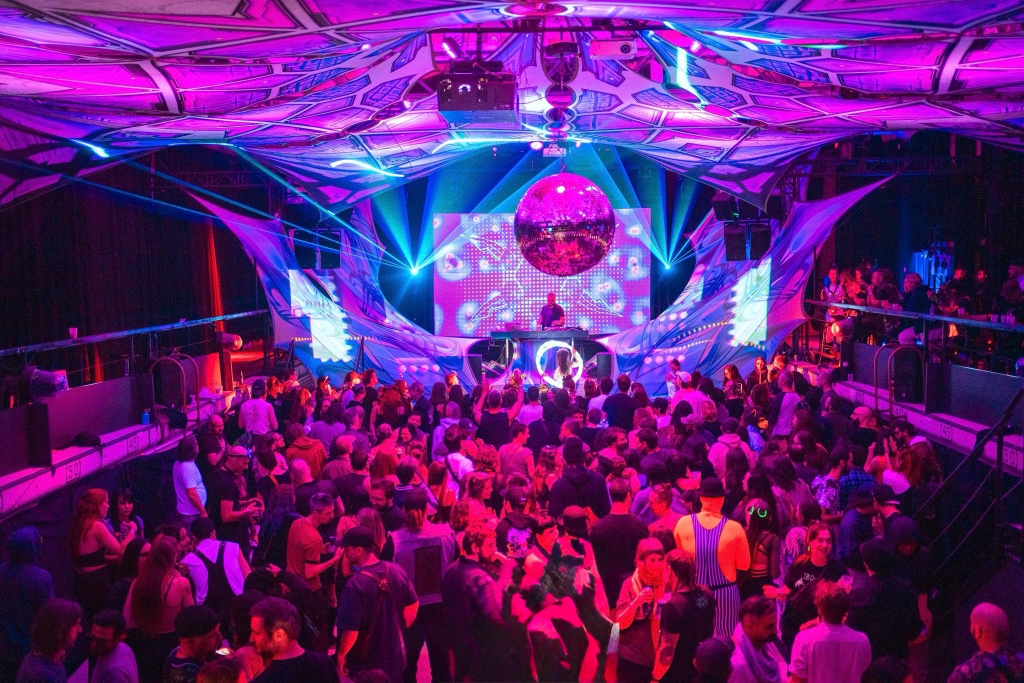
#> input picture docs/presskit-2027/photos/stage-crowd.jpg, 2048 x 1366 px (shown at 1/2 size)
$ python prep_images.py
#> lines starting #> are read from the running program, lines starting #| are printed output that depends on the picture
"""
Images du press kit 2027, revision 2 (six pages) : JPEG qualite 82, la
definition utile pour 300 ppp a la taille d'affichage et pas plus (jamais
d'agrandissement : la source fixe le plafond). sRGB, sans filtre, sans
grain, sans vignettage : un recadrage, rien d'autre.

Sources : docs/presskit-2027/photos/ (les originaux retenus, reduits a
3000 px, depuis le dossier Drive "Maudite Machine PressKit & Techrider /
Photos" et public/press/), et les pochettes de public/press/covers/.

Recadrage : le plus grand rectangle au format voulu, centre sur un point
d'interet (fx, fy en fraction de la source), borne a l'image.

Usage : python prep_images.py   (pillow)
"""
import os

from PIL import Image

HERE = os.path.dirname(os.path.abspath(__file__))
ROOT = os.path.abspath(os.path.join(HERE, "..", ".."))
SRC = os.path.join(HERE, "photos")
COVERS = os.path.join(ROOT, "public", "press", "covers")
OUT = os.path.join(HERE, "img")
MM = 300 / 25.4

# sortie, source, point d'interet (fx, fy), taille d'affichage (mm)
PHOTOS = [
    # 1. couverture : la salle pleine, la scene au fond
    ("p1-stage-crowd.jpg", "stage-crowd.jpg", (0.5, 0.5), (210, 122)),
    # 2. parcours : le portrait couleur en lumiere rose
    ("p2-portrait.jpg", "portrait-pink.jpg", (0.5, 0.27), (70, 93)),
    ("p2-wide.jpg", "booth-trails.jpg", (0.55, 0.45), (182, 104)),
    # 3. le son : la cabine en grand, puis les deux formats
    ("p3-booth.jpg", "booth-blue-fist.jpg", (0.62, 0.42), (182, 122)),
    ("p3-dj.jpg", "booth-orange.jpg", (0.5, 0.42), (44, 66)),
    ("p3-live.jpg", "live-ledwall.jpg", (0.62, 0.55), (44, 66)),
    # 4. dates : la foule vue de la cabine, puis deux scenes
    ("p4-crowd.jpg", "booth-crowd-ring.jpg", (0.55, 0.55), (182, 60)),
    ("p4-day.jpg", "booth-daylight.jpg", (0.42, 0.42), (89, 46)),
    ("p4-flare.jpg", "booth-flare.jpg", (0.55, 0.5), (89, 46)),
    # 5. ecoute : la cabine sous le faisceau
    ("p5-booth.jpg", "booth-blue-beam.jpg", (0.42, 0.5), (182, 88)),
    # 6. technique et contact : le portrait noir et blanc, en vignette
    ("p6-portrait-bw.jpg", "portrait-bw.jpg", (0.5, 0.4), (19, 25)),
]

COVER_MM = 22.5
COVER_FILES = [
    ("voodoo", "Voodoo.webp"),
    ("limbos", "Limbos.webp"),
    ("syncbutton", "SyncButton.webp"),
    ("kouklikou", "Kouklikou.webp"),
    ("anarchic", "Anarchic.webp"),
    ("autopsynth", "Autopsynth.webp"),
    ("backontrack", "BackOnTrack.webp"),
    ("nocturne", "Nocturne.webp"),
    ("coagule", "Coagule.webp"),
    ("richie", "Richie.webp"),
    ("taticardi", "Tati Cardi.webp"),
    ("dramaqueen", "Drama Queen 1.webp"),
    ("discowriders", "Discowriders.webp"),
]


def crop_focus(im, aspect, fx, fy):
    """Le plus grand rectangle au format aspect (l / h), centre sur (fx, fy), dans l'image."""
    w, h = im.size
    if w / h > aspect:
        cw, ch = round(h * aspect), h
    else:
        cw, ch = w, round(w / aspect)
    x0 = min(max(round(fx * w - cw / 2), 0), w - cw)
    y0 = min(max(round(fy * h - ch / 2), 0), h - ch)
    return im.crop((x0, y0, x0 + cw, y0 + ch))


def save(im, name, wmm, hmm):
    w = min(im.width, round(wmm * MM))
    h = round(w * hmm / wmm)
    im = im.resize((w, h), Image.LANCZOS)
    path = os.path.join(OUT, name)
    im.save(path, "JPEG", quality=82, dpi=(300, 300), optimize=True)
    ppi = w / (wmm / 25.4)
    print(f"{name:22s} {w:5d} x {h:<5d} {ppi:4.0f} ppp  {os.path.getsize(path) // 1024:4d} Ko")


os.makedirs(OUT, exist_ok=True)
for f in os.listdir(OUT):
    os.remove(os.path.join(OUT, f))
#> pass 2 of the loop `for f in os.listdir(OUT):`:
#> pass 3 of the loop `for f in os.listdir(OUT):`:
for name, src, (fx, fy), (wmm, hmm) in PHOTOS:
    im = Image.open(os.path.join(SRC, src)).convert("RGB")
#> im is the input picture: PIL image 2048x1366 RGB; mean R, G, B 99.4, 31.7, 118.9
    save(crop_focus(im, wmm / hmm, fx, fy), name, wmm, hmm)
#> in crop_focus, `return im.crop((x0, y0, x0 + cw, y0 + ch))`:
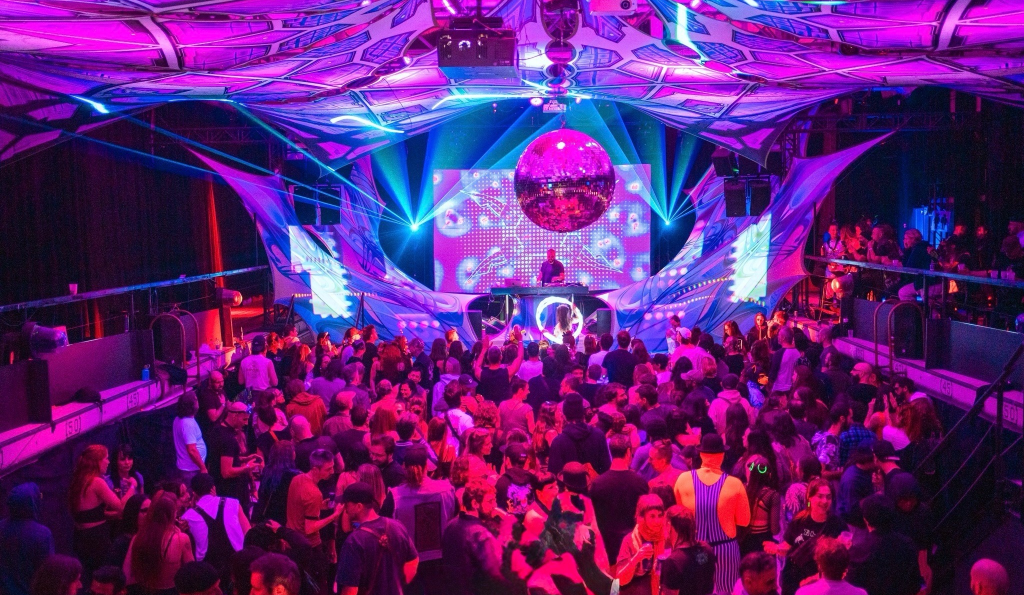
#> returned value: PIL image 2048x1190 RGB (shown at 1/2 size); mean R, G, B 98, 32.9, 118.8
#> in save, `w = min(im.width, round(wmm * MM))`: w = 2048
#> in save, `h = round(w * hmm / wmm)`: h = 1190
#> in save, `ppi = w / (wmm / 25.4)`: ppi = 247.7
#| p1-stage-crowd.jpg      2048 x 1190   248 ppp   549 Ko
#> pass 2 of the loop `for name, src, (fx, fy), (wmm, hmm) in PHOTOS:`:
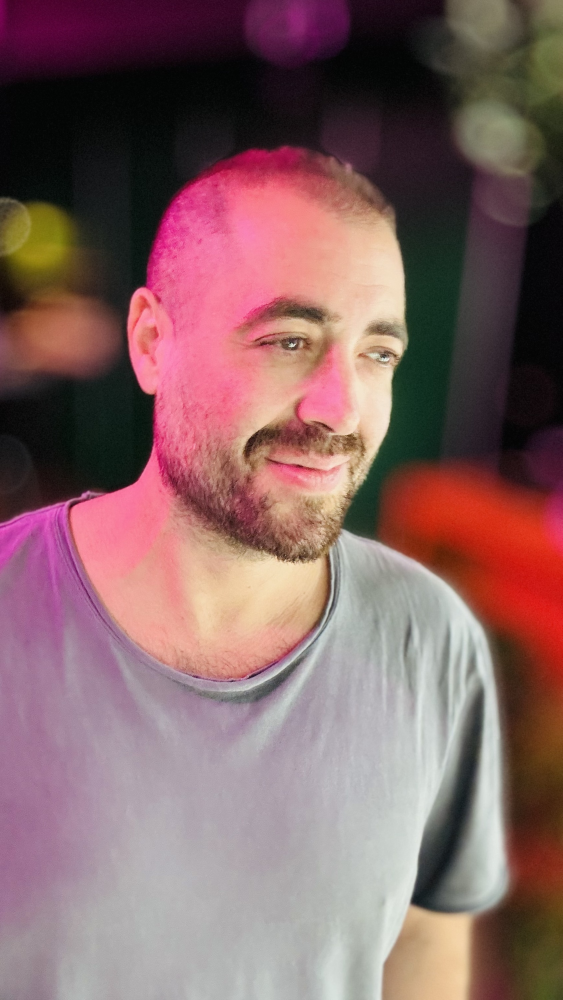
#> input picture docs/presskit-2027/photos/portrait-pink.jpg, 1688 x 3000 px (shown at 1/3 size)
#> im is the input picture: PIL image 1688x3000 RGB; mean R, G, B 134.1, 101.2, 101.9
#> in crop_focus (call 2), `return im.crop((x0, y0, x0 + cw, y0 + ch))`:
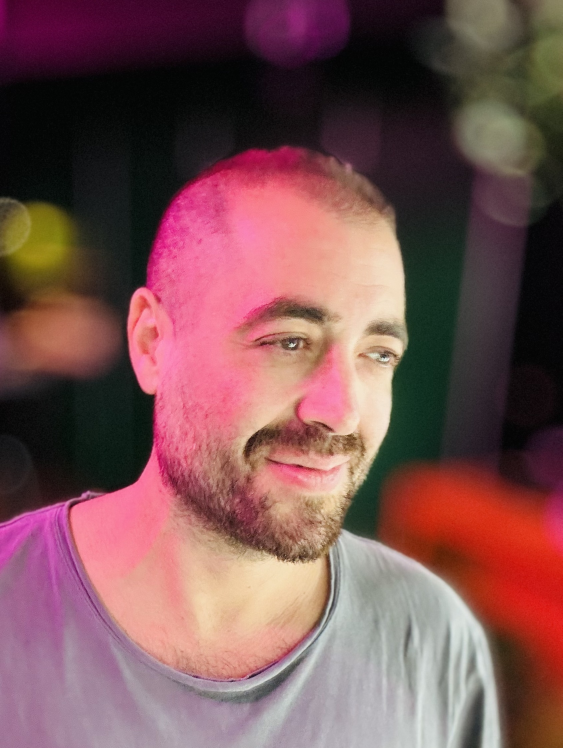
#> returned value: PIL image 1688x2243 RGB (shown at 1/3 size); mean R, G, B 124.1, 84, 85.1
#> in save (call 2), `w = min(im.width, round(wmm * MM))`: w = 827
#> in save (call 2), `h = round(w * hmm / wmm)`: h = 1099
#> in save (call 2), `im = im.resize((w, h), Image.LANCZOS)`:
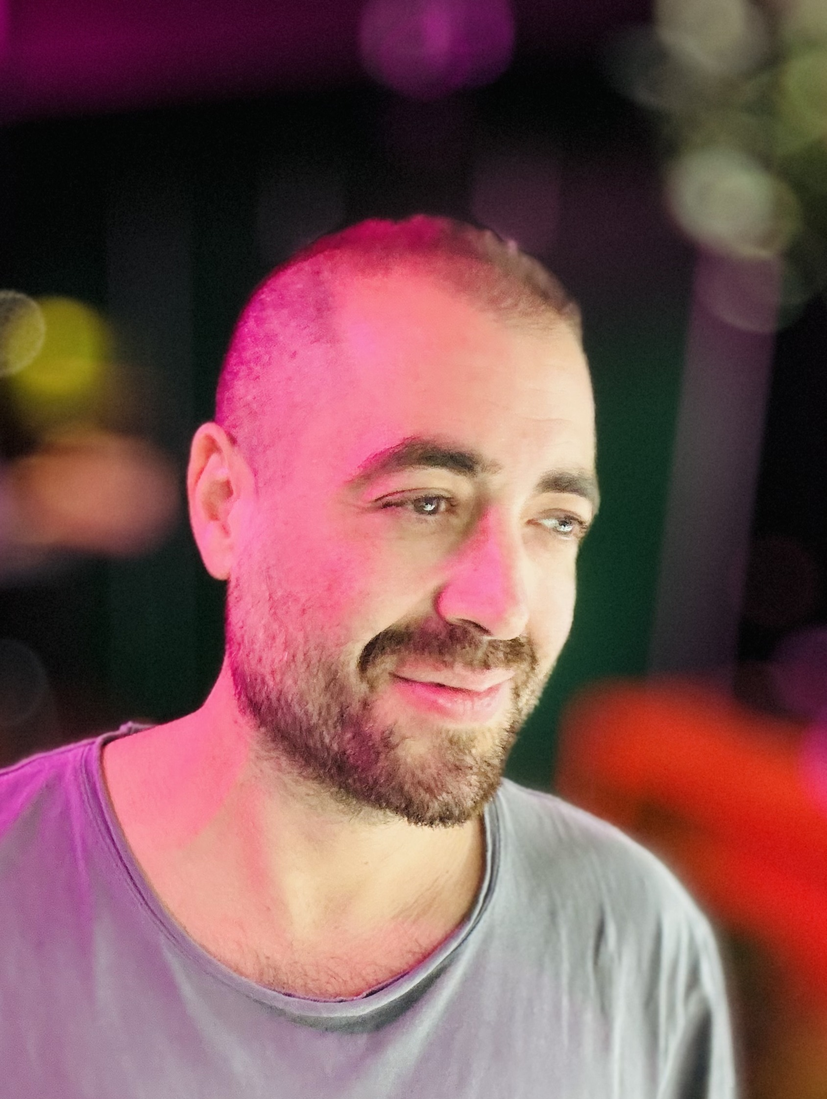
#> im: PIL image 827x1099 RGB; mean R, G, B 124.1, 84, 85.1
#> ppi = 300.1
#| p2-portrait.jpg          827 x 1099   300 ppp    99 Ko
#> pass 3 of the loop `for name, src, (fx, fy), (wmm, hmm) in PHOTOS:`:
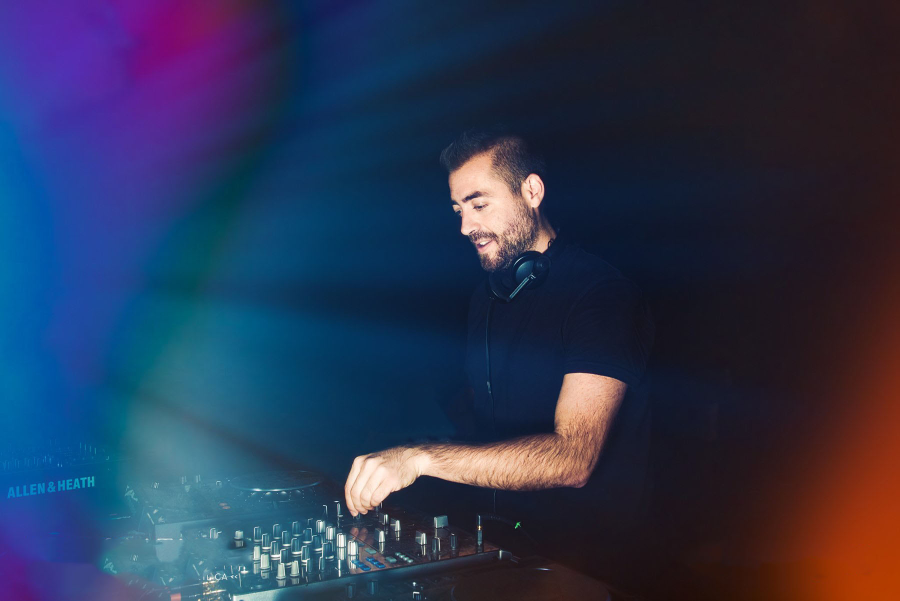
#> input picture docs/presskit-2027/photos/booth-trails.jpg, 1799 x 1201 px (shown at 1/2 size)
#> im is the input picture: PIL image 1799x1201 RGB; mean R, G, B 42.8, 53.3, 81.5
#> in crop_focus (call 3), `return im.crop((x0, y0, x0 + cw, y0 + ch))`:
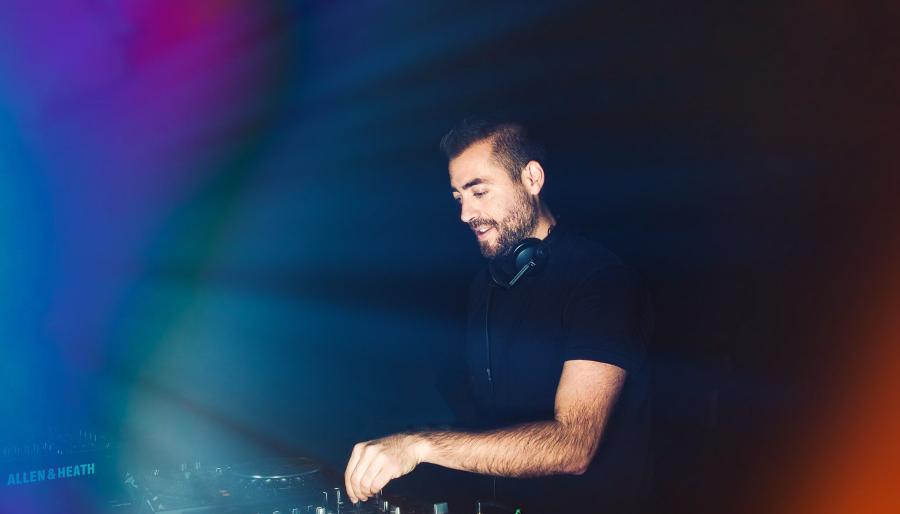
#> returned value: PIL image 1799x1028 RGB (shown at 1/2 size); mean R, G, B 39.1, 52.4, 82.7
#| p2-wide.jpg             1799 x 1028   251 ppp    85 Ko
#> (the run stopped early here; a loop or call above may not have finished)
